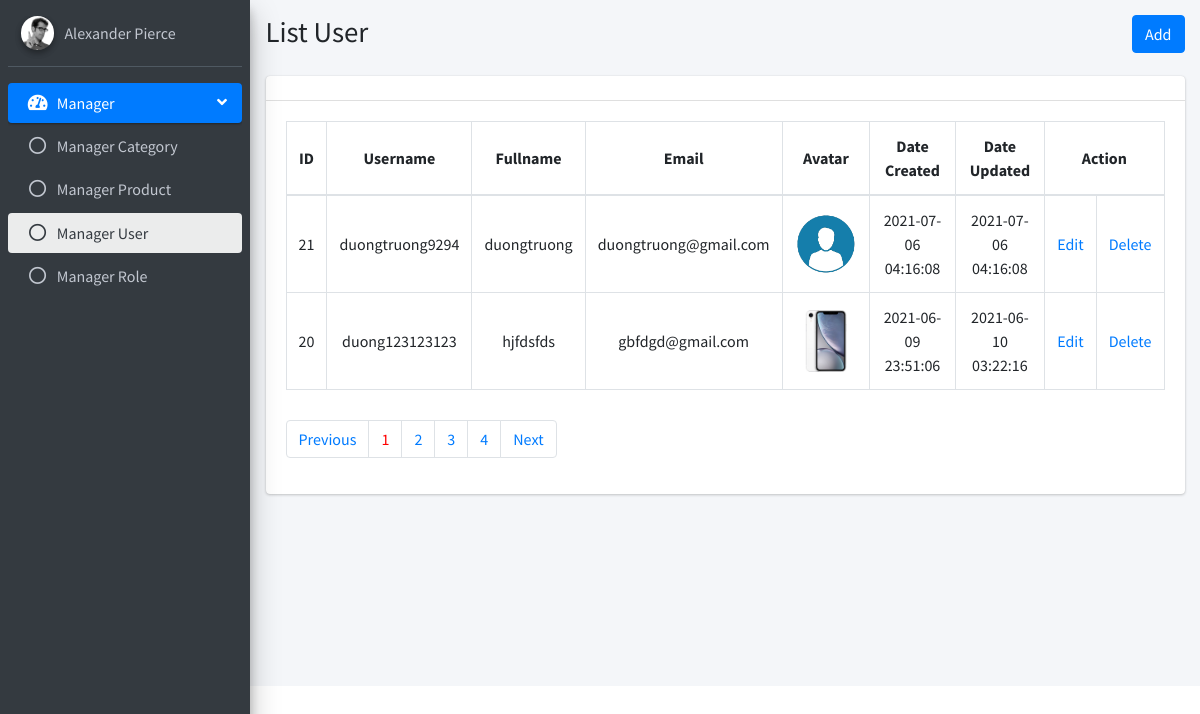
The page /User/listUser on the database its author committed.
### tables this page shows
CREATE TABLE `user` (
  `id` int(11) NOT NULL,
  `user_name` varchar(255) NOT NULL,
  `password` varchar(255) NOT NULL,
  `full_name` varchar(255) NOT NULL,
  `avatar` varchar(255) NOT NULL,
  `role_id` int(11) NOT NULL,
  `email` varchar(255) NOT NULL,
  `create_at` timestamp NOT NULL DEFAULT current_timestamp(),
  `update_at` timestamp NOT NULL DEFAULT current_timestamp()
);

### mvc/core/Controller.php (called while the page is built, shortened)
<?php
    class Controller
    {
        public function view($view, $data = [])
        {
            require_once "./mvc/views/".$view.".php";
        }
    }
?>

### mvc/controllers/User.php (called while the page is built, shortened)
<?php
    class User extends Controller
    {
        public function listUser()
        {
            $url = $_SERVER['REQUEST_URI'];
            $parts = parse_url($url);
            if (array_key_exists('query', $parts)) {
                parse_str($parts['query'], $query);
                $pageIn = (int)$query['page'];
            } else {
                $pageIn = 1;
            }
            $userModel = $this->model("UserModel");
            $paginate = $userModel->listUser($pageIn);
            $this->view('master' , ['page' => 'user/list' , 'paginate' => $paginate , 'pageIn' => $pageIn]);
        }
    }
?>

### mvc/core/App.php (called while the page is built, shortened)
<?php
class App
{
    protected $action="Home";
    function __construct()
    {
        $arr = $this->UrlProcess();
        if(isset($arr)) {
            if ( file_exists("./mvc/controllers/".$arr[0].".php") ){
                unset($arr[0]);
            }
        }
        $this->controller = new $this->controller;
        if (isset($arr[1])){
            if( method_exists( $this->controller , $arr[1]) ){
                $this->action = $arr[1];
            }
            unset($arr[1]);
        }
        $this->params = $arr?array_values($arr):[];
        call_user_func_array([$this->controller, $this->action], $this->params);
    }
    function UrlProcess()
    {
        if (isset($_GET["url"]) ){
            return explode("/", filter_var(trim($_GET["url"], "/")));
        }
    }
}
?>

### index.php (called while the page is built, shortened)
<?php
    $myApp = new App();
?>

### mvc/core/DB.php (called while the page is built, shortened)
<?php
    class DB
    {
        protected $servername = "localhost";
        protected $username = "root";
        protected $password = "";
        function __construct()
        {
            $this->con = mysqli_connect($this->servername, $this->username, $this->password);
        }
    }
?>

### mvc/models/UserModel.php (called while the page is built, shortened)
<?php
    class UserModel extends DB
    {
        public function listUser($page_in)
        {
            $paginate = [];
            $query = "SELECT * FROM user";
            $rows = mysqli_query($this->con,$query);
            $count = mysqli_num_rows($rows);
            $numberPage = 2;
            $pages = ceil($count / $numberPage);
            $start = ($page_in * $numberPage) - $numberPage;
            $sql = "SELECT * FROM user ORDER BY id desc LIMIT $start,$numberPage";
            $querytext = mysqli_query($this->con,$sql);
            $paginate['listUser'] = $querytext;
            $paginate['numberPage'] = $pages;
            return $paginate;
        }
    }
?>

### mvc/views/pages/user/list.php (the view, shortened to what this page needs)
<section class="content-header">
    <div class="container-fluid">
    <div class="row mb-2">
        <div class="col-sm-6">
        <h1>List User</h1>
        </div>
        <div class="col-sm-6">
        <ol class="breadcrumb float-sm-right">
            <a class="btn btn-primary" href="create">Add</a>
        </ol>
        </div>
    </div>
    </div>
</section>
<section class="content">
    <div class="container-fluid">
    <div class="row">
        <div class="col-12">
        <div class="card">
            <div class="card-header">
            </div>
            <div class="card-body">
                <table id="example2" class="table table-bordered table-hover">
                    <thead>
                        <tr>
                            <th>ID</th>
                            <th>Username</th>
                            <th>Fullname</th>
                            <th>Email</th>
                            <th>Avatar</th>
                            <th>Date Created</th>
                            <th>Date Updated</th>
                            <th colspan="2">Action</th>
                        </tr>
                    </thead>
                    <tbody>
                    <?php
                        while ($row = $data['paginate']['listUser']->fetch_assoc()) {
                    ?>
                        <tr>
                            <td><?php echo $row['id'] ?></td>
                            <td><?php echo $row['user_name'] ?></td>
                            <td><?php echo $row['full_name'] ?></td>
                            <td><?php echo $row['email'] ?></td>
                            <td style="width: 10%;"><img src="<?php echo '../uploads/'.$row['avatar'] ?>" alt="" style="width: 100%;"></td>
                            <td><?php echo $row['create_at'] ?></td>
                            <td><?php echo $row['update_at'] ?></td>
                            <td><a href="editUser/<?php echo $row['id']; ?>/<?php echo $data['pageIn']; ?>">Edit</a></td>
                            <td>
                                <a onclick="return confirm('Are you want to delete?')" href="deleteUser/<?php echo $row['id'] ?>/<?php echo $data['pageIn']; ?>">Delete</a>
                            </td>
                        </tr>
                    <?php
                        }
                     ?>
                    </tbody>
                </table>
                <nav aria-label="Page navigation example" style="margin-top: 30px;">
                    <ul class="pagination">
                        <?php
                            if ($data['pageIn'] < $data['paginate']['numberPage']){
                                $next = $data['pageIn'] + 1;
                            }
                        ?>
                        <li class="page-item <?php if ($data['pageIn'] <= 1){ echo 'previos_disble'; } else{ echo 'previos_enable'; }  ?>"><a class="page-link" href="listUser?page=<?php echo $previous ?>">Previous</a></li>
                        <?php
                             for ($i = 1; $i<= $data['paginate']['numberPage']; $i++) {
                        ?>
                            <li class="page-item"><a class="page-link <?php if ($data['pageIn'] === $i) {echo "selected"; } ?>" href="listUser?page=<?php echo $i ?>"><?php echo $i ?></a></li>
                        <?php } ?>
                        <li class="page-item <?php if ($data['pageIn'] >= $data['paginate']['numberPage']) { echo 'next_disable'; } else { echo "next_enable"; } ?>"><a class="page-link" href="listUser?page=<?php echo $next ?>">Next</a></li>
                    </ul>
                </nav>
            </div>
        </div>
        </div>
    </div>
    </div>
</section>

### public/css/custom.css (style rules this page uses)
.selected { color: red; }
th, td { vertical-align: middle !important; text-align: center; }

### mvc/views/pages/user/list.php (style rules this page uses)
.next_disable , .previos_disble { pointer-events: none; }
.next_enable , .previos_enable { pointer-events: unset; }

### rows shown on the page
user: id "21", user_name "duongtruong9294", full_name "duongtruong", email "duongtruong@gmail.com", avatar (picture), create_at "2021-07-06 04:16:08", update_at "2021-07-06 04:16:08"
user: id "20", user_name "duong123123123", full_name "hjfdsfds", email "gbfdgd@gmail.com", avatar (picture), create_at "2021-06-09 23:51:06", update_at "2021-06-10 03:22:16"
